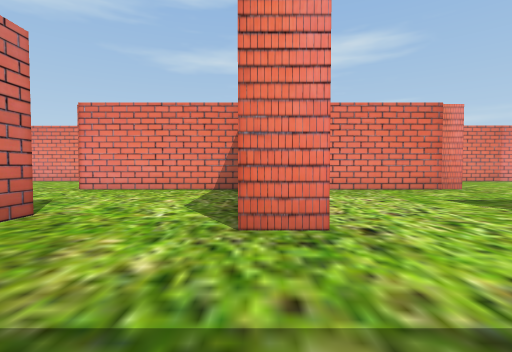
[1] (above)

23 first-person views from a walk through a scene from a Unity 3-D project. The camera is 1.3 m above the floor, tilts 2° down and sees 85° across. The floor is counted in squares, 2 m on a side. Each view is taken from the middle of a square. On the plan, view 1 faces up. The plan holds only what a view shows up to about 9 squares ahead; the rest is blank. The place goes on beyond the plan.

[2]
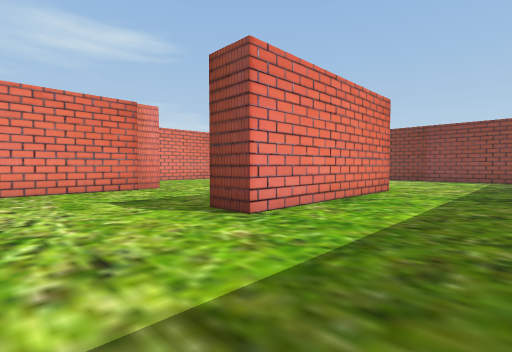

[3]
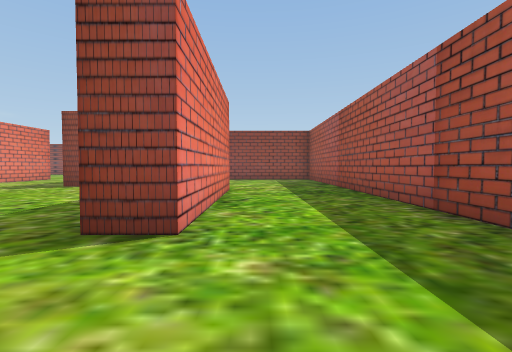

[4]
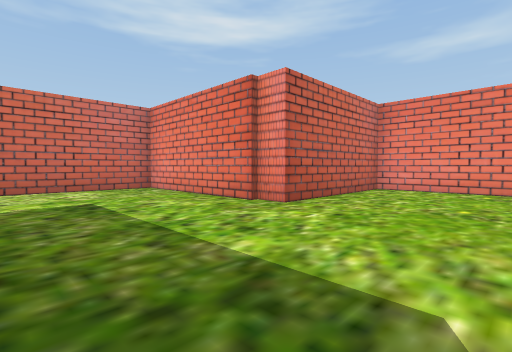

[5]
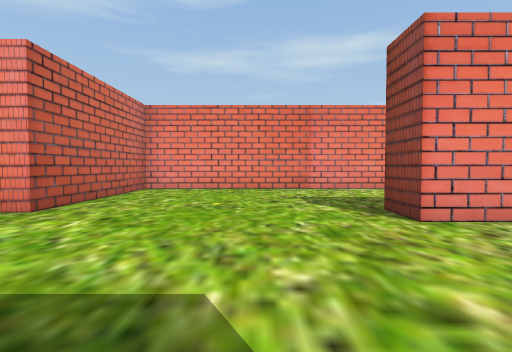

[6]
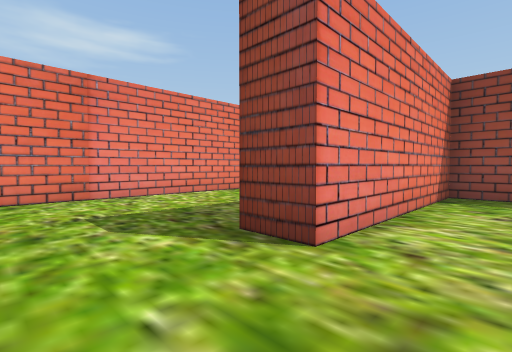

[7]
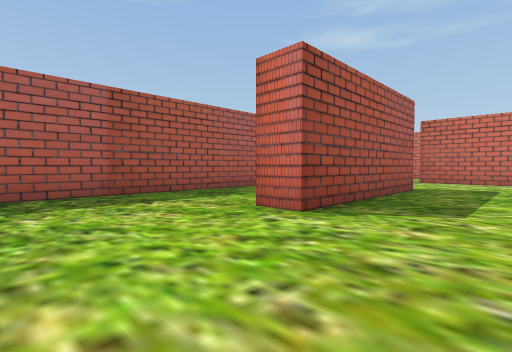

[8]
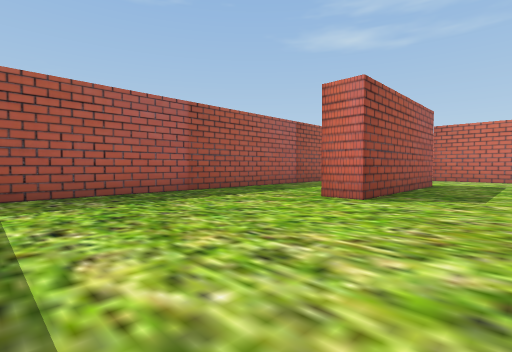

[9]
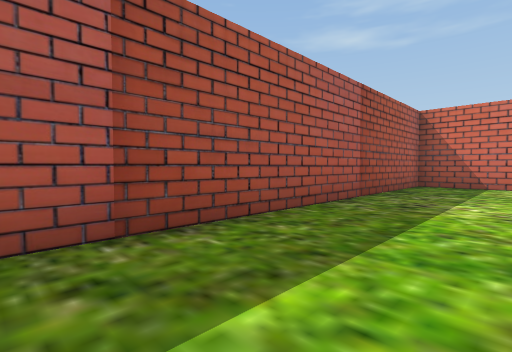

[10]
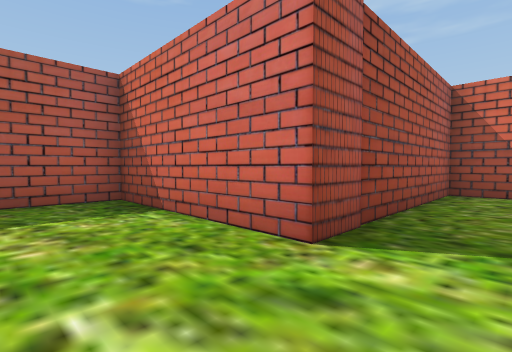

[11]
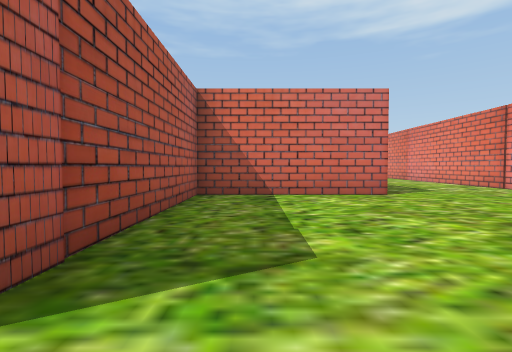

[12]
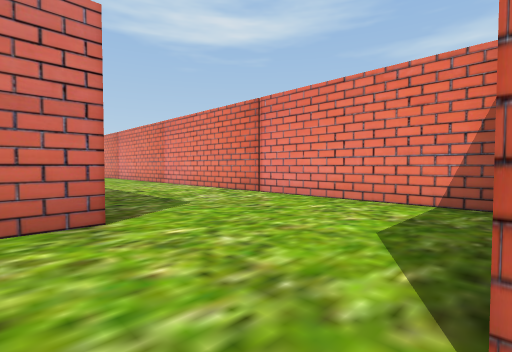

[13]
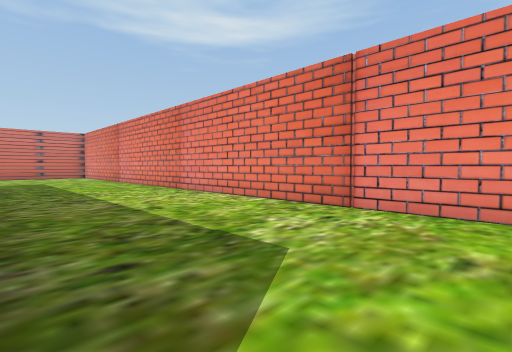

[14]
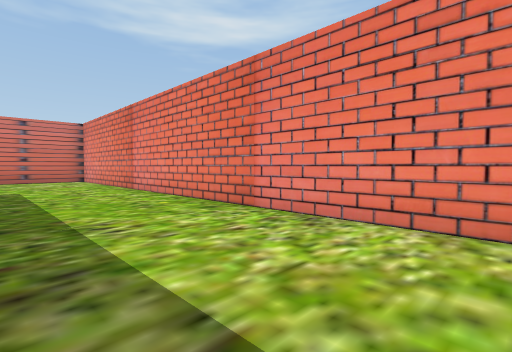

[15]
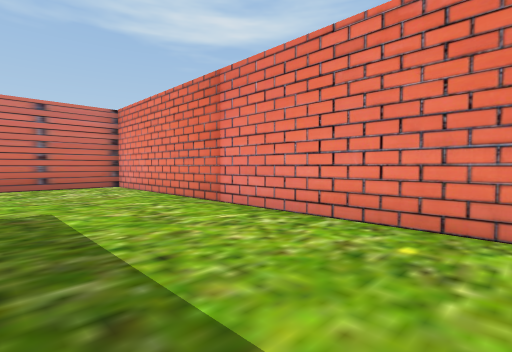

[16]
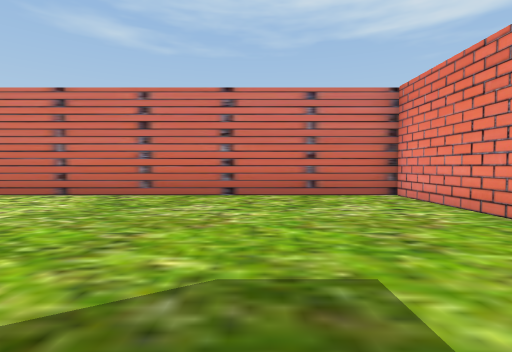

[17]
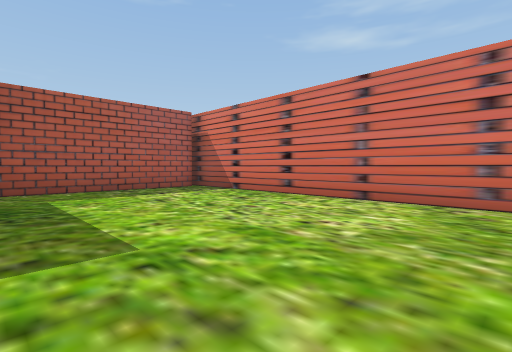

[18]
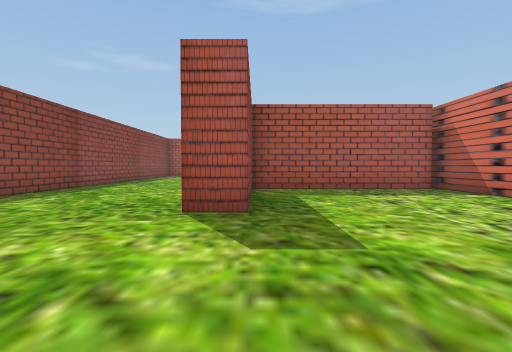

[19]
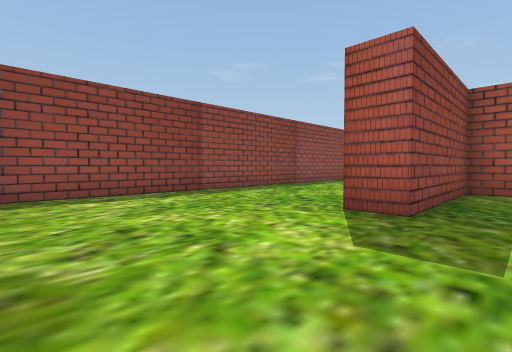

[20]
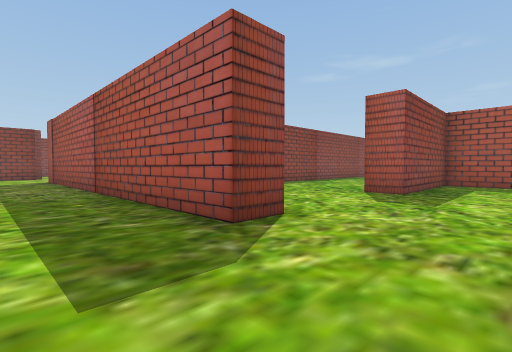

[21]
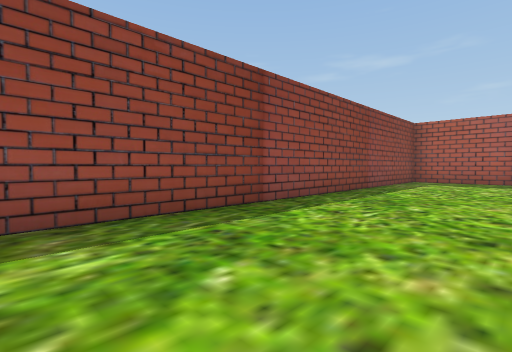

[22]
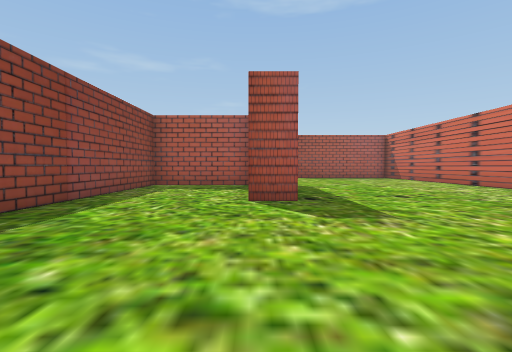

[23]
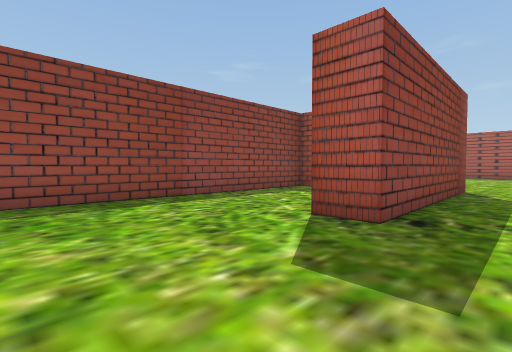

### Floor plan
Points are (right, up) in squares from view 1. A wall is a line through its corners. A room is listed if a view was taken in it or the views show most of it. See-through windows are left out.
Room 1 (views 1, 2, 3, 4, 5, 6, 7, 8, 9)
walls: (9.7, 3.7) (9.7, 2.7) (4.6, 2.7) (4.6, 3.7) (9.7, 3.7); (5.2, 7.7) (0.7, 7.7) (0.7, 4.2); (0.8, 2.7) (-0.2, 2.7); (15.5, 7.2) (10.9, 7.2) (10.9, 8.2); (14.4, 12.1) (5.8, 12.1) (5.8, 8) (5.1, 8); (-3, 3.7) (-3, -0.6) (14.8, -0.6)
ways out: opening at (-1.5, 3) to room 2
Room 2 (views 10, 11, 12, 13, 14, 15, 16, 17, 18, 19, 20, 21, 22, 23)
walls: (-19.6, 7) (-19.6, 8) (-11.2, 8); (-25, -0.9) (-19.9, -0.9) (-19.9, 3.1) (-18.9, 3.1); (-8.4, 8) (-8.4, 3.7) (-3, 3.7); (-14.5, -10.2) (-14.5, 6.8); (-18.8, -10.5) (-18.8, -6.2) (-17.8, -6.2); (-25.3, -8.9) (-25.3, -10); (-5.4, 12.1) (-25.3, 12.1) (-25.3, -1.5); (-0.5, 7.7) (-4.9, 7.7)
ways out: opening at (-1.5, 3) to room 1

Where each view was taken, in squares from view 1:
view 1: 0 up, 0 right, facing up
view 2: 0 up, 2 right, facing up-right
view 3: 2 up, 2 right, facing right
view 4: 4 up, 9 right, facing up-left
view 5: 4 up, 9 right, facing up
view 6: 6 up, 9 right, facing up-right
view 7: 6 up, 13 right, facing down-left
view 8: 6 up, 15 right, facing down-left
view 9: 2 up, 7 right, facing down-left
view 10: 5 up, 1 left, facing down-left
view 11: 5 up, 2 left, facing left
view 12: 7 up, 5 left, facing up-left
view 13: 8 up, 8 left, facing up-left
view 14: 9 up, 12 left, facing up-left
view 15: 9 up, 16 left, facing up-left
view 16: 9 up, 19 left, facing left
view 17: 7 up, 20 left, facing down-left
view 18: 7 up, 20 left, facing down
view 19: 7 up, 21 left, facing down-right
view 20: 10 up, 22 left, facing down-right
view 21: 2 up, 18 left, facing down-right
view 22: 1 down, 18 left, facing down
view 23: 3 down, 20 left, facing down-right
